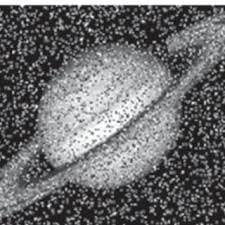
#> input picture Offline on CFT/noisy_image.png, 225 x 225 px
$ python test2.py
#> lines starting #> are read from the running program, lines starting #| are printed output that depends on the picture
import numpy as np
import matplotlib.pyplot as plt
from imageio.v2 import imread

# =====================================================
# Continuous Image Class
# =====================================================


class ContinuousImage:
    """
    Represents an image as a continuous 2D signal.
    """

    def __init__(self, image_path):
#> called with image_path = 'noisy_image.png'
        self.image = imread(image_path, mode='L')
#> self.image: shape (225, 225); min 4, max 255, mean 109.2
        self.image = self.image / np.max(self.image)

        # Continuous spatial axes
        self.x = np.linspace(-1, 1, self.image.shape[1])
#> self.x = 225 values from -1 to 1
        self.y = np.linspace(-1, 1, self.image.shape[0])
#> self.y = 225 values from -1 to 1

    def show(self, title="Image"):
        plt.imshow(self.image, cmap='gray')
        plt.title(title)
        plt.axis('off')
        plt.show()


# =====================================================
# 2D Continuous Fourier Transform Class
# =====================================================

class CFT2D:
    """
    Computes 2D Continuous Fourier Transform
    using numerical integration.
    """

    def __init__(self, image_obj: ContinuousImage):
        self.I = image_obj.image
        self.x = image_obj.x
        self.y = image_obj.y

    def compute_cft(self):
        rows, cols = self.I.shape
#> rows = 225; cols = 225

        # Continuous frequency axes (chosen manually)
        self.u = np.linspace(-10, 10, cols)
#> self.u = 225 values from -10 to 10
        self.v = np.linspace(-10, 10, rows)
#> self.v = 225 values from -10 to 10

        real = np.zeros((rows, cols))
        imaginary = np.zeros((rows, cols))

        X, Y = np.meshgrid(self.x, self.y)

        for i in range(rows):
            for j in range(cols):
                phase = 2 * np.pi * (self.u[j] * X + self.v[i] * Y)

                cos_term = self.I * np.cos(phase)
                sin_term = self.I * np.sin(phase)

                y_cos = np.trapezoid(cos_term, self.y, axis=0)
                y_sin = np.trapezoid(sin_term, self.y, axis=0)

                real[i, j] = np.trapezoid(y_cos, self.x)
                imaginary[i, j] = -np.trapezoid(y_sin, self.x)
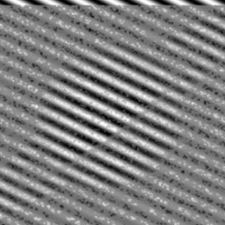
#> cos_term: shape (225, 225) float64; min -1, max 1, mean -0.000306; drawn with min black and max white
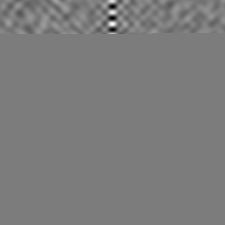
#> imaginary: shape (225, 225) float64; min -0.0515, max 0.0541, mean -2.52e-05; drawn with min black and max white
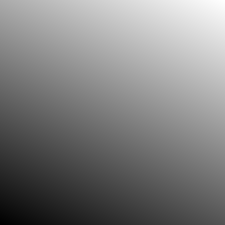
#> phase: shape (225, 225) float64; min -66.2, max 66.2, mean 0; drawn with min black and max white
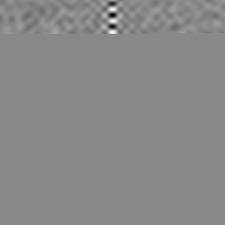
#> real: shape (225, 225) float64; min -0.076, max 0.066, mean -6.11e-05; drawn with min black and max white
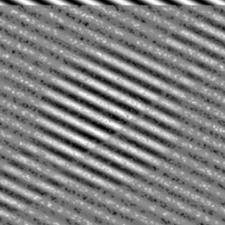
#> sin_term: shape (225, 225) float64; min -1, max 1, mean -0.00238; drawn with min black and max white

        self.real = real
        self.imaginary = imaginary
        return real, imaginary

    # [13 lines left out: function plot_magnitude, not called in this run]


# =====================================================
# Frequency Filtering
# =====================================================

class FrequencyFilter:
    # [11 lines left out: function low_pass, not called in this run]


# =====================================================
# Inverse 2D Continuous Fourier Transform
# =====================================================

class InverseCFT2D:
    """
    Reconstructs image from frequency domain.
    """

    # [33 lines left out: functions __init__, reconstruct, not called in this run]


# =====================================================
# Main Execution (UNCHANGED)
# =====================================================

img = ContinuousImage("noisy_image.png")
img.show("Original Image")

cft2d = CFT2D(img)
#> (the run stopped early here; a loop or call above may not have finished)
